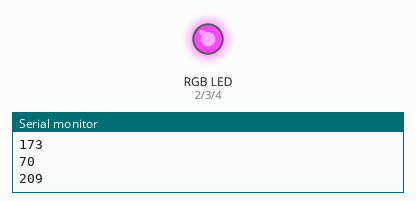
Recording of a sketch running on a simulated Arduino Uno, built with avr-gcc and run on an emulated ATmega328P. Parts: an RGB LED mixed from three pins (HIGH = lit), the last lines printed to the serial monitor. Dim RGB values are drawn brighter than linear; random numbers use the default seed unless the sketch sets one.

Above: at 0.2 s.
At 4.0 s:
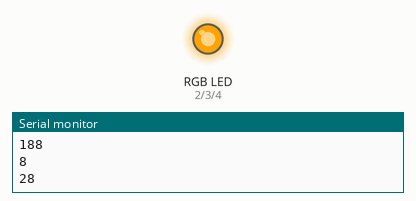
At 8.6 s:
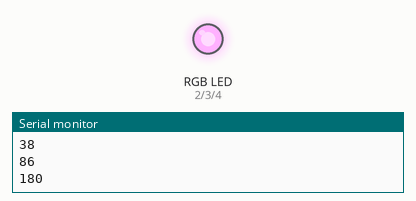
At 19.6 s:
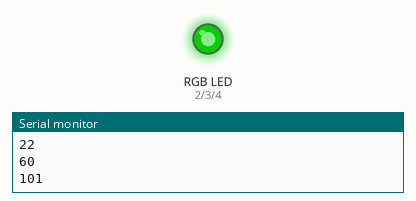
At 30.0 s:
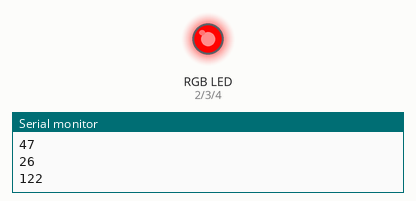
At 37.8 s:
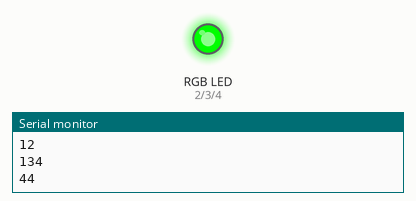
Timing chart, 0 to 40.0 s (numbered marks = the images above):
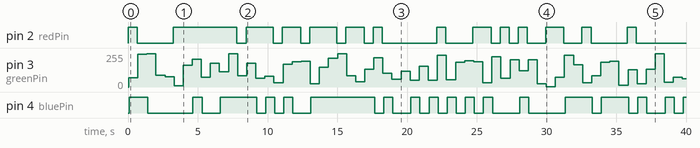

Measured:
- by itself, pin 2 (redPin): LOW → HIGH at 0.00 s, → LOW 0.65 s later, → HIGH 2.6 s later, → LOW 4.6 s later, … (28 changes in this stretch)
- by itself, pin 4 (bluePin): LOW → HIGH at 0.10 s, → LOW 1.3 s later, → HIGH 3.3 s later, → LOW 0.65 s later, … (35 changes in this stretch)
- by itself, pin 3 (greenPin): 0/255 → 70/255 at 0.05 s, → 247/255 0.65 s later, → 250/255 0.65 s later, → 87/255 0.65 s later, … (62 changes in this stretch)

The sketch:

rgbModule.ino
```cpp
int redPin = 2;
int greenPin = 3;
int bluePin = 4;

void setup(){
  pinMode(redPin, OUTPUT);
  pinMode(bluePin, OUTPUT);
  pinMode(greenPin, OUTPUT);
  Serial.begin(9600);
  randomSeed(analogRead(0)); // pin 0 needs to be disconnected
}

void loop (){
  int randNumberRed = random(1, 255);
  analogWrite(redPin, randNumberRed);
  delay(50);
  int randNumberGreen = random(1, 255);
  analogWrite(greenPin, randNumberGreen);
  delay(50);
  int randNumberBlue = random(1, 255);
  analogWrite(bluePin, randNumberBlue);
  delay(50);
  Serial.println(randNumberRed);
  Serial.println(randNumberGreen);
  Serial.println(randNumberBlue);
  delay(500);
}
```
